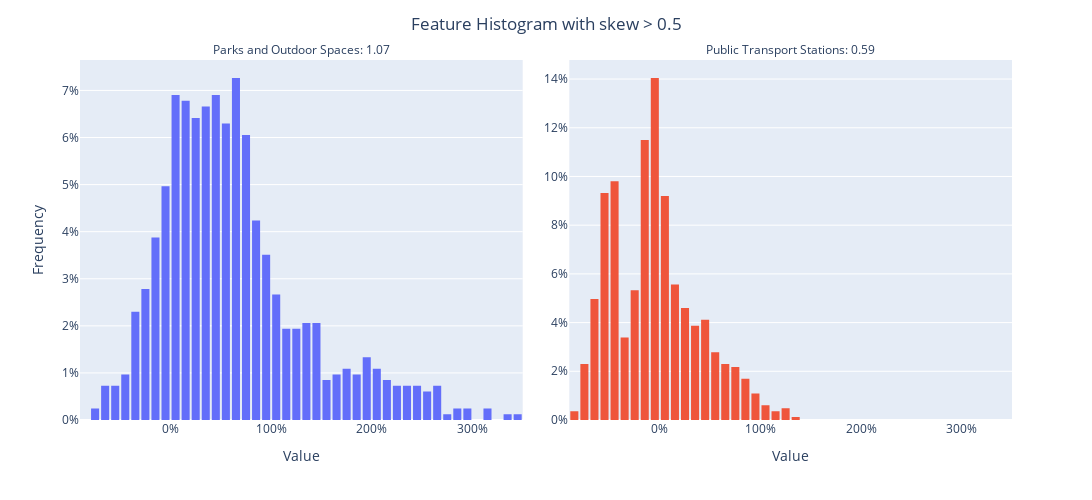

This figure's notebook cell:
### Code cell
fig = px.histogram(
    data_frame=google,
    x=skewed_cols,
    histnorm="percent",
    nbins=50,
    facet_col="variable",
    facet_col_wrap=2,
    facet_col_spacing=0.05,
    width=600 * len(skewed_cols),
    height=PLOT_HEIGHT * len(skewed_cols) / 2,
)
fig.update_layout(
    showlegend=False,
    bargap=0.2,
    yaxis=dict(title_text="Frequency"),
    title_text="Feature Histogram with skew > 0.5",
    title_x=0.5,
    font_size=TITLE_FONT_SIZE,
)
fig.update_xaxes(
    title_text="Value", position=0.5, ticksuffix="%", rangeselector_font_size=AXIS_FONT_SIZE
)
fig.update_yaxes(matches=None, showticklabels=True, ticksuffix="%", tickfont_size=AXIS_FONT_SIZE)
fig.for_each_annotation(
    lambda a: a.update(
        text=f'{helper.TITLES[google.columns.get_loc(a.text.split("=")[-1]) - 1]}: {np.abs(google[a.text.split("=")[-1]].skew()):.2f}'
    )
)

fig.show()
fig.write_image("../plots/Skewed Features (Histogram)(Google).png")

### Figure 1 — Plotly figure (JSON) as saved in the notebook; plotly's stock layout.template omitted (floating-point values rounded to 4 significant figures; data arrays with more than 128 entries replaced by an {"elided": "..."} marker saying what was removed)
{"data": [{"alignmentgroup": "True", "bingroup": "x", "histnorm": "percent", "hovertemplate": "variable=parks<br>value=%{x}<br>percent=%{y}<extra></extra>", "legendgroup": "parks", "marker": {"color": "#636efa", "pattern": {"shape": ""}}, "name": "parks", "nbinsx": 50, "offsetgroup": "parks", "orientation": "v", "showlegend": true, "type": "histogram", "x": {"elided": "826 float values"}, "xaxis": "x", "yaxis": "y"}, {"alignmentgroup": "True", "bingroup": "x", "histnorm": "percent", "hovertemplate": "variable=transit_stations<br>value=%{x}<br>percent=%{y}<extra></extra>", "legendgroup": "transit_stations", "marker": {"color": "#EF553B", "pattern": {"shape": ""}}, "name": "transit_stations", "nbinsx": 50, "offsetgroup": "transit_stations", "orientation": "v", "showlegend": true, "type": "histogram", "x": {"elided": "826 float values"}, "xaxis": "x2", "yaxis": "y2"}], "layout": {"annotations": [{"font": {}, "showarrow": false, "text": "Parks and Outdoor Spaces: 1.07", "x": 0.2375, "xanchor": "center", "xref": "paper", "y": 1, "yanchor": "bottom", "yref": "paper"}, {"font": {}, "showarrow": false, "text": "Public Transport Stations: 0.59", "x": 0.7625, "xanchor": "center", "xref": "paper", "y": 1, "yanchor": "bottom", "yref": "paper"}], "bargap": 0.2, "barmode": "relative", "font": {"size": 12}, "height": 500, "legend": {"title": {"text": "variable"}, "tracegroupgap": 0}, "margin": {"t": 60}, "showlegend": false, "title": {"text": "Feature Histogram with skew > 0.5", "x": 0.5}, "width": 1200, "xaxis": {"anchor": "y", "domain": [0, 0.475], "position": 0.5, "rangeselector": {"font": {"size": 12}}, "ticksuffix": "%", "title": {"text": "Value"}}, "xaxis2": {"anchor": "y2", "domain": [0.525, 1], "matches": "x", "position": 0.5, "rangeselector": {"font": {"size": 12}}, "ticksuffix": "%", "title": {"text": "Value"}}, "yaxis": {"anchor": "x", "domain": [0, 1], "showticklabels": true, "tickfont": {"size": 12}, "ticksuffix": "%", "title": {"text": "Frequency"}}, "yaxis2": {"anchor": "x2", "domain": [0, 1], "showticklabels": true, "tickfont": {"size": 12}, "ticksuffix": "%"}}}
